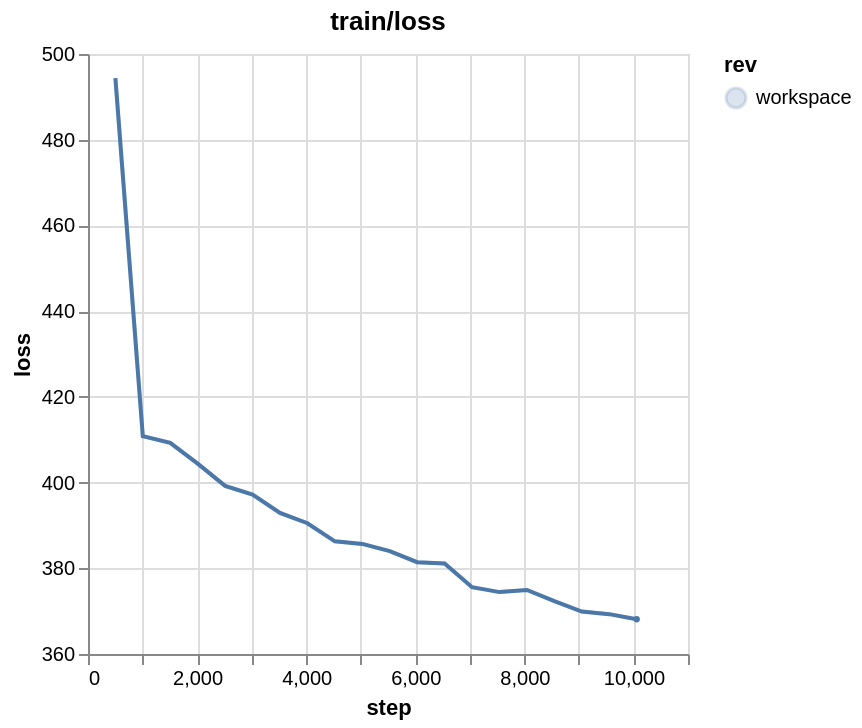

The Vega-Lite source for this figure:
### Vega-Lite specification from a JSON file in a GitHub repository (floating-point values rounded to 4 significant figures)
{"$schema": "https://vega.github.io/schema/vega-lite/v5.json", "data": {"values": [{"step": "502", "loss": "494.34954833984375", "rev": "workspace"}, {"step": "1005", "loss": "410.8188781738281", "rev": "workspace"}, {"step": "1508", "loss": "409.2672119140625", "rev": "workspace"}, {"step": "2011", "loss": "404.4075012207031", "rev": "workspace"}, {"step": "2514", "loss": "399.2275390625", "rev": "workspace"}, {"step": "3017", "loss": "397.2235412597656", "rev": "workspace"}, {"step": "3520", "loss": "392.9249267578125", "rev": "workspace"}, {"step": "4023", "loss": "390.5125427246094", "rev": "workspace"}, {"step": "4526", "loss": "386.2834167480469", "rev": "workspace"}, {"step": "5029", "loss": "385.6896057128906", "rev": "workspace"}, {"step": "5532", "loss": "384.0228271484375", "rev": "workspace"}, {"step": "6035", "loss": "381.42315673828125", "rev": "workspace"}, {"step": "6538", "loss": "381.1265563964844", "rev": "workspace"}, {"step": "7041", "loss": "375.5833435058594", "rev": "workspace"}, {"step": "7544", "loss": "374.44073486328125", "rev": "workspace"}, {"step": "8047", "loss": "374.931884765625", "rev": "workspace"}, {"step": "8550", "loss": "372.32977294921875", "rev": "workspace"}, {"step": "9053", "loss": "369.9066162109375", "rev": "workspace"}, {"step": "9556", "loss": "369.2976379394531", "rev": "workspace"}, {"step": "10059", "loss": "368.1026306152344", "rev": "workspace"}]}, "title": "train/loss", "width": 300, "height": 300, "params": [{"name": "smooth", "value": 0.001, "bind": {"input": "range", "min": 0.001, "max": 1, "step": 0.001}}], "layer": [{"mark": "line", "encoding": {"x": {"field": "step", "type": "quantitative", "title": "step"}, "y": {"field": "loss", "type": "quantitative", "title": "loss", "scale": {"zero": false}}, "color": {"field": "rev", "type": "nominal"}, "tooltip": [{"field": "step", "title": "step", "type": "quantitative"}, {"field": "loss", "title": "loss", "type": "quantitative"}]}, "transform": [{"loess": "loss", "on": "step", "groupby": ["rev", "filename", "field", "filename::field"], "bandwidth": {"signal": "smooth"}}]}, {"mark": {"type": "line", "opacity": 0.2}, "encoding": {"x": {"field": "step", "type": "quantitative", "title": "step"}, "y": {"field": "loss", "type": "quantitative", "title": "loss", "scale": {"zero": false}}, "color": {"field": "rev", "type": "nominal"}, "tooltip": [{"field": "step", "title": "step", "type": "quantitative"}, {"field": "loss", "title": "loss", "type": "quantitative"}]}}, {"mark": {"type": "circle", "size": 10, "tooltip": {"content": "encoding"}}, "encoding": {"x": {"aggregate": "max", "field": "step", "type": "quantitative", "title": "step"}, "y": {"aggregate": {"argmax": "step"}, "field": "loss", "type": "quantitative", "title": "loss", "scale": {"zero": false}}, "color": {"field": "rev", "type": "nominal"}}}]}
